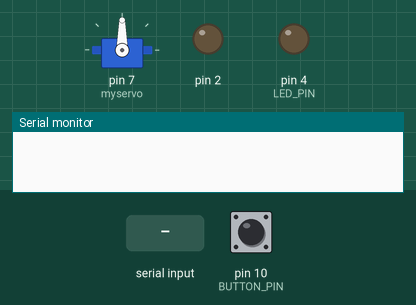
A sketch run on a simulated Arduino Uno, built with avr-gcc and run on an emulated ATmega328P. Parts: servo, output pins drawn as LEDs (lit = HIGH), the last lines printed to the serial monitor. The inputs (shaded band) are chosen by the test bench; at power-on: pin 10 (BUTTON_PIN) HIGH.

Above: at 1.2 s.
1.3 s: "1" received over Serial
At 1.45 s:
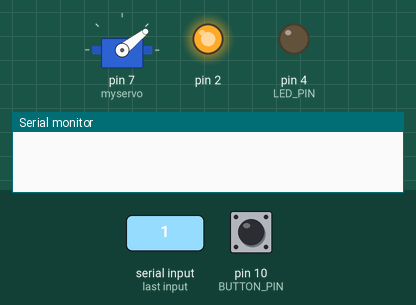
At 4.0 s:
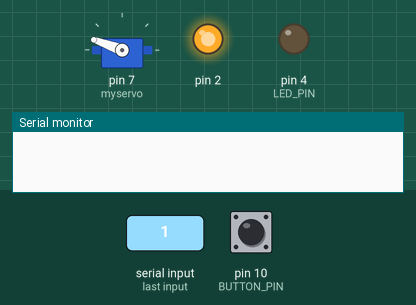
4.3 s: pin 10 (BUTTON_PIN) pulled LOW for 0.15 s
At 7.7 s:
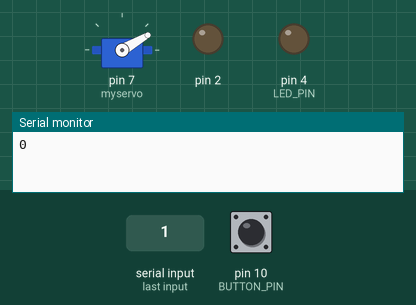
Timing chart, 0 to 9.2 s (numbered marks = the images above; inputs shaded):
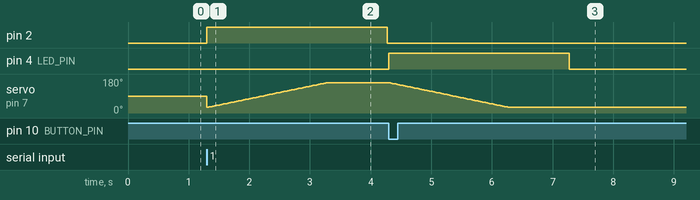

Measured:
- after the input at 1.3 s, pin 2: LOW → HIGH at once, → LOW 3.0 s later
- after the input at 4.3 s, pin 4 (LED_PIN): LOW → HIGH at once, → LOW 3.0 s later; servo on pin 7 (myservo): moves from 160° to 30° over 1.9 s, starting at once

The sketch:

UnlockDoorWithFace_2.0.ino
```cpp
#include <Servo.h>

Servo myservo;  // create servo object to control a servo
// twelve servo objects can be created on most boards

int pos = 30;    // variable to store the servo position
const int BUTTON_PIN = 10;  // the number of the pushbutton pin
const int LED_PIN =  4;   // the number of the LED pin

boolean DoorState = true; // true = locked, false = unlocked
int buttonState = 0;   // variable for reading the pushbutton status

void setup() {
  Serial.begin(9600);   // baud rate
  pinMode(2, OUTPUT);
  pinMode(4, OUTPUT);
  pinMode(BUTTON_PIN, INPUT_PULLUP); // unlock button
  myservo.attach(7);  // attaches the servo on pin 9 to the servo object

}


void loop() {

  if (Serial.available()) {

    switch(Serial.read()) {

      case '1': // unlocks the door

        if (DoorState == false) {break; }    // if door is already unlocked skip
        digitalWrite(2,HIGH); // unlock sequence

        for (pos = 30; pos <= 160; pos += 1) { // goes from 0 degrees to 180 degrees
          // in steps of 1 degree
          myservo.write(pos);              // tell servo to go to position in variable 'pos'
          delay(15);                       // waits 15ms for the servo to reach the position
        }

          delay(1000);
          digitalWrite(2,LOW);
        DoorState = false;        // mark door as unlocked
        break;

      case '0': // locks the door

        if (DoorState == true) {break; }    // if door is already locked skip
        digitalWrite(4,HIGH); // lock sequence

        for (pos = 0; pos <= 180; pos += 1) {
          // in steps of 1 degree
          myservo.write(pos);
          delay(15);
        }
        for (pos = 180; pos >= 0; pos -= 1) {
          myservo.write(pos);
          delay(15);
        }
        delay(1000);
        digitalWrite(4,LOW);
        DoorState = true;        // mark door as locked
        Serial.println("0"); // tells the pi the door is locked
        break;

      default: break;
    }


  }


    // read the state of the pushbutton value:
    buttonState = digitalRead(BUTTON_PIN);

    // control LED according to the state of button
    if(buttonState == LOW && DoorState == false) {        // If button is pressing

        digitalWrite(4,HIGH); // lock sequence


        for (pos = 160; pos >= 30; pos -= 1) {
          myservo.write(pos);
          delay(15);
        }
        delay(1000);
        digitalWrite(4,LOW);
        DoorState = true;        // mark door as locked
        Serial.println("0"); // tells the pi the door is locked


    }

}
```
